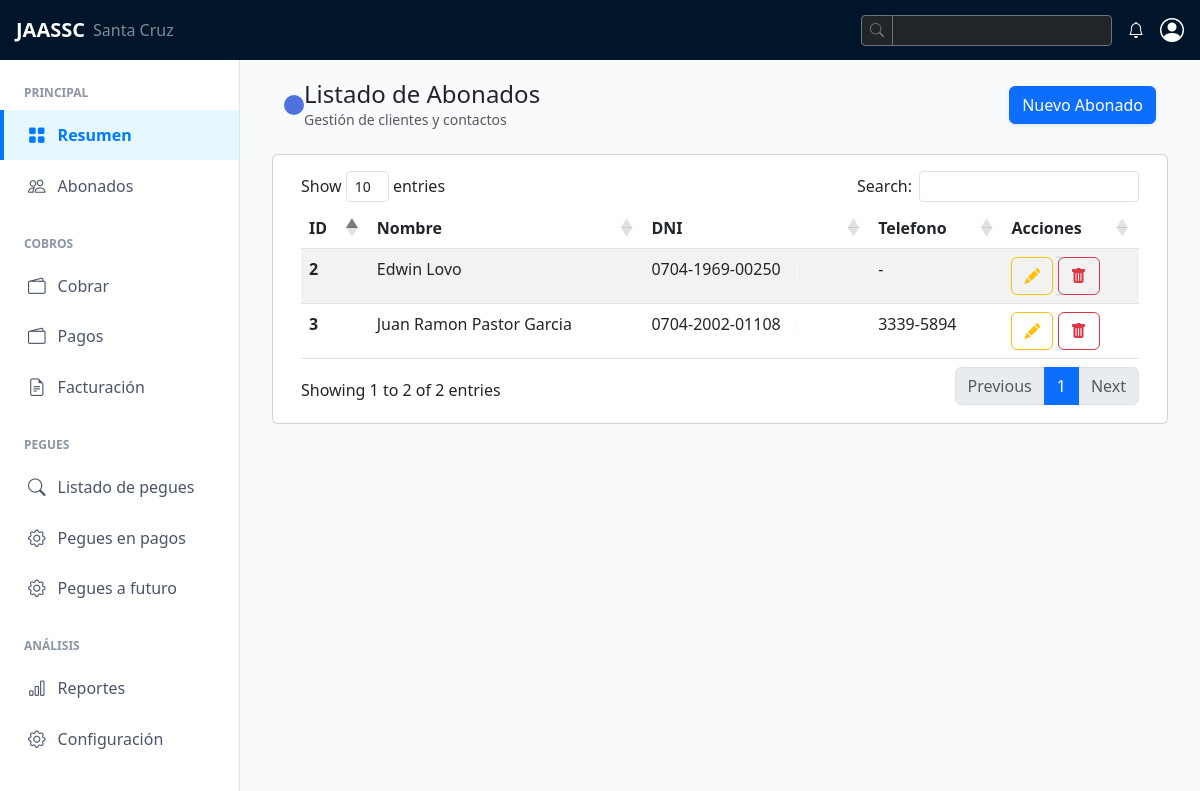
The app's page /abonados/ (signed in), older data.
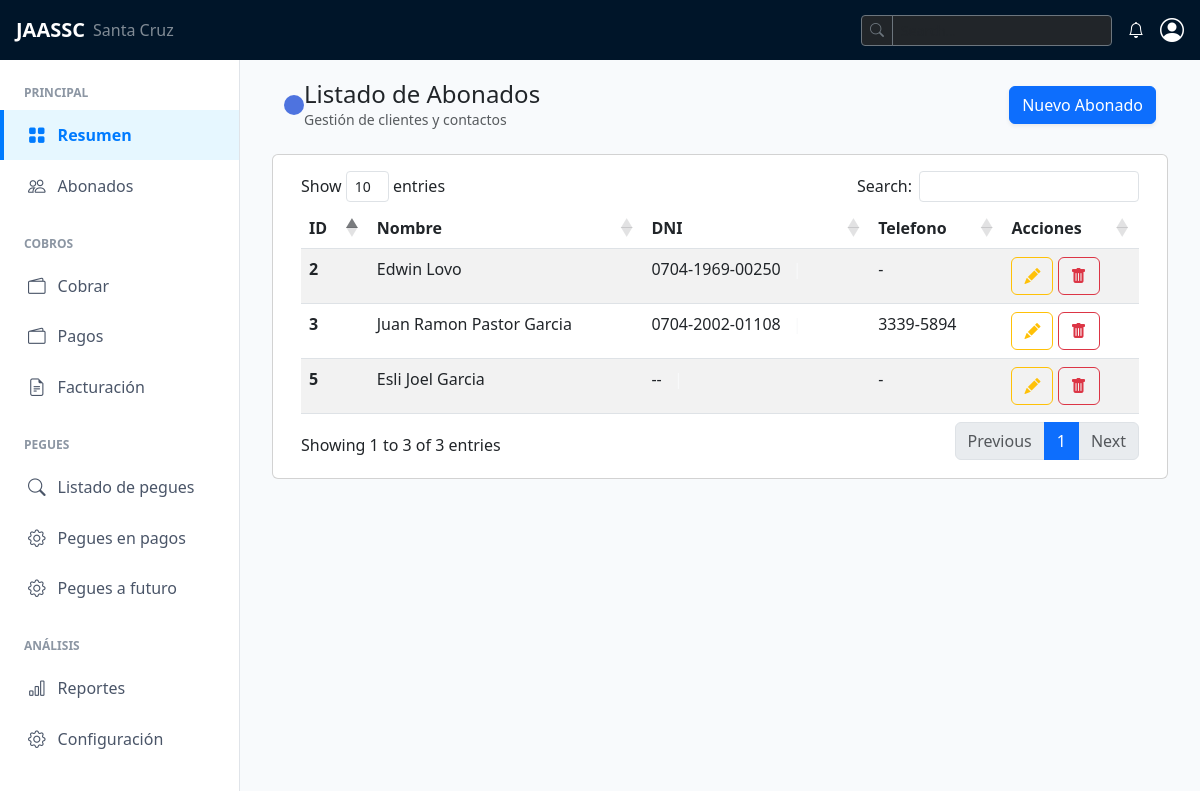
The same page, newer data.
### abonados/models.py (models this page shows, shortened)
class Abonado(models.Model):
    nombre = models.CharField(max_length=100)
    dni = models.CharField(max_length=13, unique=True, blank=True, null=True, default="")
    telefono = models.CharField(max_length=8, blank=True, null=True)

### abonados/views.py (the view)
# urls.py: path("", views.abonados_index, name="view"),
@login_required
def abonados_index(request):
    abonados = Abonado.objects.all()
    return render(request, "abonados_index.html", {"abonados": abonados})

### abonados/templates/abonados_index.html (shortened to what this page needs)
{% extends "index.html" %}
{% block content %}
<div class="container page-header d-flex align-items-center justify-content-between mb-4">
    <div class="d-flex align-items-center">
        <div class="page-header-icon mr-3" style="background-color: #4e73df; padding: 10px; border-radius: 10px;">
        </div>
        <div>
            <div class="page-title h4 mb-0">Listado de Abonados</div>
            <div class="page-subtitle text-muted small">Gestión de clientes y contactos</div>
        </div>
    </div>
    <div>
        <button class="btn btn-primary shadow-sm" hx-get="{% url 'abonados:create' %}" hx-target="#modal-body"
            data-modal-icon="fas fa-user-plus" data-modal-title="Agregar Abonado" data-toggle="modal"
            data-target="#modal_create">
            <span>Nuevo Abonado</span>
        </button>
    </div>
</div>
<div class="container card mb-4">
    <div class="card-body">
        <table class="table table-striped" id="dataTable">
            <thead>
                <tr>
                    <th scope="col">ID</th>
                    <th scope="col">Nombre</th>
                    <th scope="col">DNI</th>
                    <th scope="col">Telefono</th>
                    <th scope="col">Acciones</th>
                </tr>
            </thead>
            <tbody>
                {% for abonado in abonados %}
                <tr>
                    <th scope="row">{{ abonado.id }}</th>
                    <td>{{ abonado.nombre }}</td>
                    <td>
                        {{ abonado.dni|slice:":4"|default:"" }}-{{abonado.dni|slice:"4:8"|default:"" }}-{{ abonado.dni|slice:"8:"|default:"" }} <span class="mx-2 text-light">|</span>
                    </td>
                    <td>
                        {{ abonado.telefono|slice:":4"|default:"" }}-{{abonado.telefono|slice:"4:8"|default:"" }}
                    </td>
                    <td>
                        <button type="button" class="btn btn-outline-warning" hx-get="{% url 'abonados:edit' abonado.id %}" hx-target="#modal-body" data-toggle="modal"
                            data-target="#modal_create" data-modal-icon="bi bi-pencil-fill"
                            data-modal-title="Editar"><i class="bi bi-pencil-fill"></i></button>
                        <button type="button" class="btn btn-outline-danger" hx-get="{% url 'abonados:delete' abonado.id %}" hx-target="#modal-body" data-toggle="modal"
                            data-target="#modal_create" data-modal-icon="bi bi-trash-fill"
                            data-modal-title="Eliminar"><i class="bi bi-trash-fill"></i></button>
                </tr>
                {% endfor %}
            </tbody>
        </table>
    </div>
</div>
{% endblock %}

Row changes from the older to the newer data that the page shows:
added Abonado: id "5", nombre "Esli Joel Garcia"
Text that changed along with them:
text written by a page script: "Show entries Search: Showing 1 to 2 of 2 entries Previous 1 Next" → "Show entries Search: Showing 1 to 3 of 3 entries Previous 1 Next"
